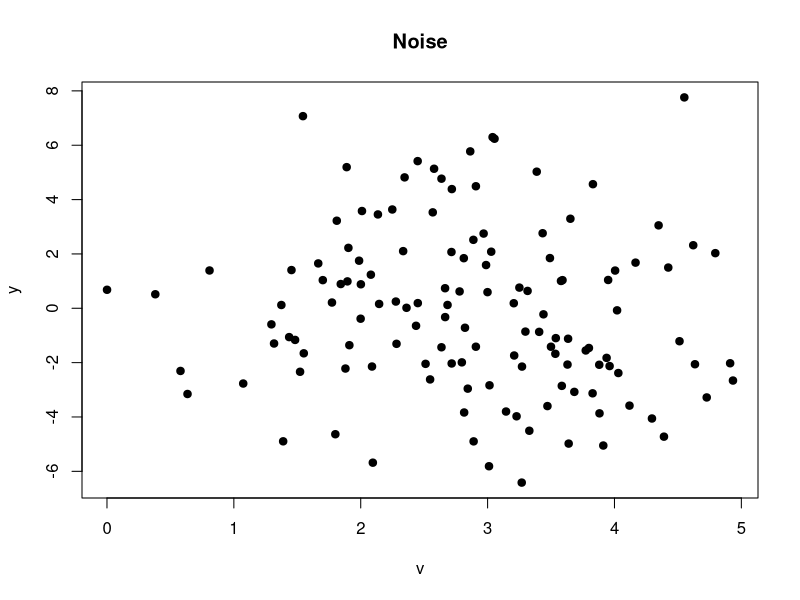
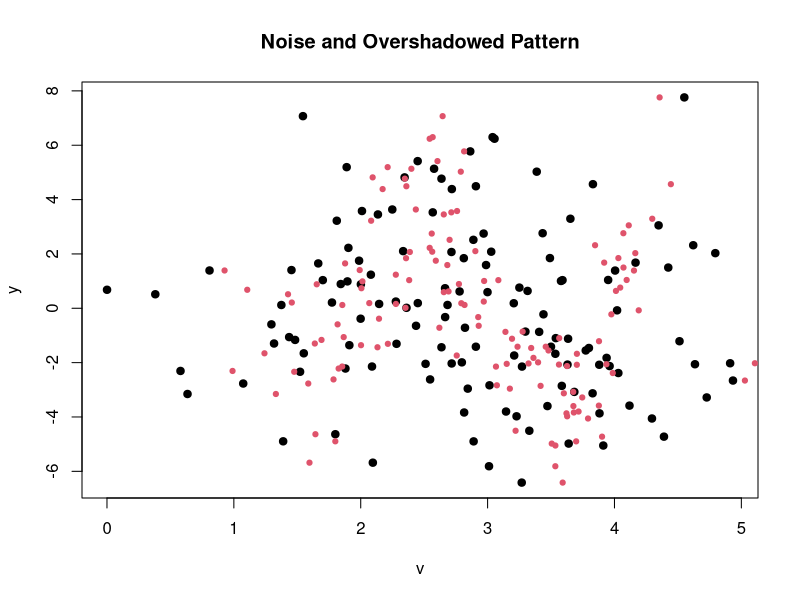

The R script that drew these images, in order:
mer = function(y, w, v, prior=NULL, maxiter=500, tol=1e-4, n_grid=1e3, nknots=10)
{
  library(splines)
  library(matrixStats)
  N = length(y)
  D = ncol(w)
  W = cbind(1, w)
  WtW = crossprod(W)
  
  # Define hyperparameters
  if (is.null(prior))
  {
    mubeta.0 = rep(0, D+1)
    sigbeta.0 = diag(rep(100, D+1))
    sigv2 = 1
    sigmu2 = 100
    axi = bxi = atau = btau = asig = bsig = 1e-3
  } else {
    mubeta.0 = prior$mubeta.0
    sigbeta.0 = prior$sigbeta.0
    sigv2 = prior$sigv2
    sigmu2 = prior$sigmu2
    axi = prior$axi
    bxi = prior$bxi
    atau = prior$atau
    btau = prior$btau
    asig = prior$asig
    bsig = prior$bsig
  }
  sb0i = solve(sigbeta.0)
  sbimb0 = sb0i %*% mubeta.0
  
  # Define grids
  err = diff(range(v))
  grids = seq(min(v)-err/10, max(v)+err/10, length.out=n_grid)
  knots = quantile(grids, seq(0,1,length.out=nknots)[-c(1,nknots)])
  vphi_g = bs(grids, knots=knots, intercept=FALSE) # M*J
  J = ncol(vphi_g)
  
  # Initialize hyperparameters
  knots = quantile(v, seq(0,1,length.out=nknots)[-c(1,nknots)])
  vphiq = bs(v, knots=knots, intercept=FALSE)
  mubeta.q = rep(0, D+1)
  mutheta.q = rep(0, J)
  sigtheta.q = diag(rep(1, J))
  sig.ratio = asig/bsig
  tau.ratio = atau/btau
  xi.ratio = axi/bxi
  axitl = axi+(N/2)
  atautl = atau+(J/2)
  asigtl = asig+(N/2)
  mutl = 0
  qx = qx2 = qvarx = rep(0,N)
  
  # Update as
  for (iter in 1:maxiter)
  {
    mubeta.q.old = mubeta.q
    mutheta.q.old = mutheta.q
    
    # beta
    sigbeta.q = solve(sb0i + sig.ratio*WtW)
    mubeta.q = sigbeta.q%*%(sbimb0 + sig.ratio*t(W)%*%(y-vphiq%*%mutheta.q))
    mubeta.q = drop(mubeta.q)
    
    # denoised value(x)
    common = sig.ratio*diag(vphi_g%*%(outer(mutheta.q,mutheta.q)+sigtheta.q)%*%t(vphi_g)) + (xi.ratio+1/sigv2)*(grids^2) - 2*xi.ratio*mutl*grids
    resid = drop(y-W%*%mubeta.q)
    for (n in 1:N)
    {
      pmgrid = -0.5*common + v[n]*grids/sigv2 + sig.ratio*resid[n]*drop(vphi_g%*%mutheta.q)
      lognorm = logSumExp(pmgrid)
      gstar = max(log(abs(grids))+pmgrid)
      colstar = apply(abs(vphi_g)+pmgrid,2,max)
      
      qx[n] = exp(log(sum(sign(grids) * exp(log(abs(grids))+pmgrid-gstar))) + gstar - lognorm)
      qx2[n] = exp(logSumExp(2*log(abs(grids))+pmgrid) - lognorm)
      vphiq[n,] = exp(log(apply(sign(vphi_g) * exp(log(abs(vphi_g))+pmgrid-outer(rep(1,n_grid), colstar)),2,sum)) + colstar - lognorm)
    }
    qvarx = qx2-(qx)^2
    vphitvphiq = t(vphiq)%*%vphiq
    
    # theta
    sigtheta.q = tau.ratio*diag(J) + sig.ratio*vphitvphiq
    mutheta.q = sig.ratio*sigtheta.q%*%t(vphiq)%*%(y-W%*%mubeta.q)
    mutheta.q = drop(mutheta.q)
    
    # mu
    sigmu2tl = 1/(1/sigmu2+N*xi.ratio)
    mutl = xi.ratio*sigmu2tl*sum(qx)
    
    # xi
    bxitl = bxi + 0.5*(sum((qx-mutl)^2) + sum(qvarx) + N*sigmu2tl)
    xi.ratio = axitl / bxitl
    
    # tau
    btautl = btau + 0.5*sum(mutheta.q^2+diag(sigtheta.q))
    tau.ratio = atautl / btautl
    
    # sigma
    ssterm = sum((y-W%*%mubeta.q-vphiq%*%mutheta.q)^2)
    trterm1 = sum(diag(WtW%*%sigbeta.q))
    trterm2 = sum(diag(vphitvphiq%*%sigtheta.q))
    bsigtl = bsig + 0.5*(ssterm+trterm1+trterm2)
    sig.ratio = asigtl / bsigtl
    
    # Convergence
    bool1 = mean((mubeta.q.old-mubeta.q)^2) < tol
    bool2 = mean((mutheta.q.old-mutheta.q)^2) < tol
    if (bool1&bool2) {
      break
    } else {
      print("")
      print(mean((mubeta.q.old-mubeta.q)^2))
      print(mean((mutheta.q.old-mutheta.q)^2))
      print("")
    }
  }
  print(iter)
  return(list(
    mubeta.q=mubeta.q, sigbeta.q=sigbeta.q, qx=qx
  ))
}

# y = wb + f(x)
set.seed(10)
N = 130; D = 5
beta = rnorm(D+1)
RR = 0.8
psi2 = 0.9
sig2v = psi2/RR-psi2
mux = 3
x = rnorm(N, mux, sqrt(psi2))
v = rnorm(N, x, sqrt(sig2v))
w = matrix(rnorm(N*D), N,D)
f = function(x) x*sin(pi*x)
y = cbind(1,w)%*%beta + f(x) + rnorm(N)
plot(v,y,main="Noise",pch=19)
plot(v,y,main="Noise and Overshadowed Pattern",pch=19)
points(x,y, col=2,pch=19,cex=0.7)

result = mer(y,w,x)